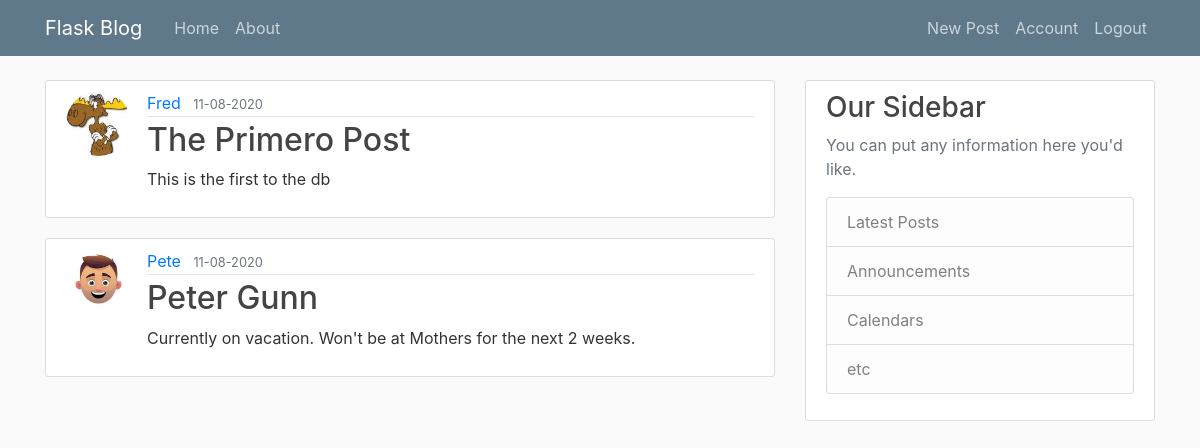
Screenshot of /home (signed in) with the database file from the repository.
### flaskblog/models.py (models this page shows, shortened)
class Post(db.Model):
    id = db.Column(db.Integer, primary_key=True)
    title = db.Column(db.String(100), nullable=False)
    date_posted = db.Column(db.DateTime, nullable=False,
                            default=datetime.utcnow)
    content = db.Column(db.Text, nullable=False)
    user_id = db.Column(db.Integer, db.ForeignKey('user.id'), nullable=False)

class User(db.Model, UserMixin):
    id = db.Column(db.Integer, primary_key=True)
    username = db.Column(db.String(20), unique=True, nullable=False)
    email = db.Column(db.String(120), unique=True, nullable=False)
    image_file = db.Column(db.String(20), nullable=False,
                           default='default.jpg')
    password = db.Column(db.String(60), nullable=False)
    posts = db.relationship('Post', backref='author', lazy=True)

### flaskblog/routes.py (the view)
@app.route('/')
@app.route('/home')
def home():
    posts = Post.query.all()
    return render_template('home.html', posts=posts)

### flaskblog/models.py (called while the page is built)
@login_manager.user_loader
def load_user(user_id):
    return User.query.get(int(user_id))

### flaskblog/templates/home.html
{% extends "layout.html" %}
{% block content %}
    {% for post in posts %}
        <article class="media content-section">
            <img class="rounded-circle article-img" src="{{ url_for('static', filename='profile_pics/' + post.author.image_file) }}" alt="">
            <div class="media-body">
                <div class="article-metadata">
                <a class="mr-2" href="#">{{ post.author.username }}</a>
                <small class="text-muted">{{ post.date_posted.strftime('%d-%m-%Y') }}</small>
                </div>
                <h2><a class="article-title" href="{{ url_for('post', post_id=post.id) }}">{{ post.title }}</a></h2>
                <p class="article-content">{{ post.content }}</p>
            </div>
        </article>
    {% endfor %}
{% endblock content %}

### flaskblog/static/main.css (style rules this page uses)
body { background: #fafafa; color: #333333; margin-top: 5rem; }
h1, h2, h3, h4, h5, h6 { color: #444444; }
.content-section { background: #ffffff; padding: 10px 20px; border: 1px solid #dddddd; border-radius: 3px; margin-bottom: 20px; }
.article-title { color: #444444; }
.article-content { white-space: pre-line; }
.article-img { height: 65px; width: 65px; margin-right: 16px; }
.article-metadata { padding-bottom: 1px; margin-bottom: 4px; border-bottom: 1px solid #e3e3e3; }

### rows the page displays
Post: image_file (picture), author.username "Fred", date_posted "11-08-2020", title "The Primero Post", content "This is the first to the db"
Post: image_file (placeholder picture), author.username "Pete", date_posted "11-08-2020", title "Peter Gunn", content "Currently on vacation. Won't be at Mothers for the next 2 weeks."
